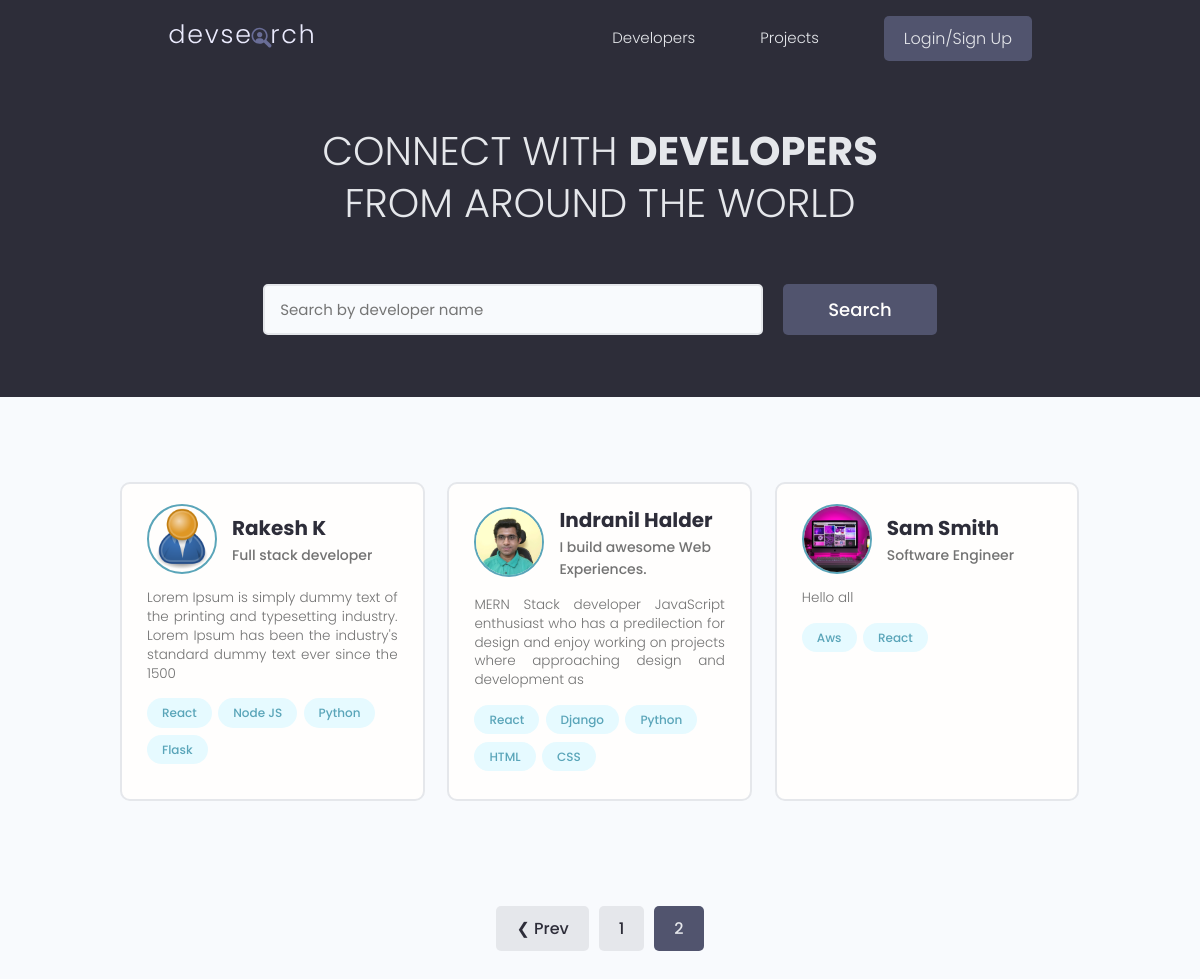
Screenshot of /?page=2 with the database file from the repository.
### users/models.py (models this page shows, shortened)
class Profile(models.Model):
    user = models.OneToOneField(
        User, on_delete=models.CASCADE, null=True, blank=True)
    name = models.CharField(max_length=200, blank=True, null=True)
    email = models.EmailField(max_length=500, blank=True, null=True)
    username = models.CharField(max_length=200, blank=True, null=True)
    location = models.CharField(max_length=200, blank=True, null=True)
    short_intro = models.CharField(max_length=200, blank=True, null=True)
    bio = models.TextField(blank=True, null=True)
    profile_image = models.ImageField(
        null=True, blank=True, upload_to='profiles/', default='profiles/user-default.png')
    social_github = models.CharField(max_length=200, blank=True, null=True)
    social_twitter = models.CharField(max_length=200, blank=True, null=True)
    social_linkedin = models.CharField(max_length=200, blank=True, null=True)
    social_youtube = models.CharField(max_length=200, blank=True, null=True)
    social_website = models.CharField(max_length=200, blank=True, null=True)
    created = models.DateTimeField(auto_now_add=True)
    id = models.UUIDField(default=uuid.uuid4, unique=True,
                          primary_key=True, editable=False)

class Skill(models.Model):
    owner = models.ForeignKey(
        Profile, on_delete=models.CASCADE, null=True, blank=True)
    name = models.CharField(max_length=200, blank=True, null=True)
    description = models.TextField(null=True, blank=True)
    created = models.DateTimeField(auto_now_add=True)
    id = models.UUIDField(default=uuid.uuid4, unique=True,
                          primary_key=True, editable=False)
    def __str__(self):
        return str(self.name)

### users/views.py (the view)
# urls.py: path('', views.profiles, name="profiles"),
def profiles(request):
    profiles, search_query = searchProfiles(request)
    custom_range, profiles = paginateProfiles(request, profiles, 3)
    context = {
        'profiles': profiles,
        'search_query': search_query,
        'custom_range': custom_range
    }
    return render(request, 'users/profiles.html', context)

### users/utils.py (called while the page is built)
def paginateProfiles(request, profiles, results):
    page = request.GET.get('page')
    paginator = Paginator(profiles, results)
    try:
        profiles = paginator.page(page)
    except PageNotAnInteger:
        page = 1
        profiles = paginator.page(page)
    except EmptyPage:
        page = paginator.num_pages
        profiles = paginator.page(page)
    leftIndex = (int(page) - 4)
    if (leftIndex < 1):
        leftIndex = 1
    rightIndex = (int(page) + 5)
    if rightIndex > paginator.num_pages:
        rightIndex = paginator.num_pages + 1
    custom_range = range(leftIndex, rightIndex)
    return custom_range, profiles

def searchProfiles(request):
    search_query = ''
    if request.GET.get('search_query'):
        search_query = request.GET.get('search_query')
    skills = Skill.objects.filter(name__icontains=search_query)
    profiles = Profile.objects.distinct().filter(
        Q(name__icontains=search_query) |
        Q(short_intro__icontains=search_query) |
        Q(skill__in=skills)
    )
    return profiles, search_query

### users/templates/users/profiles.html (shortened to what this page needs)
{% extends 'main.html' %}
{% block content %}
  <main class="home">
    <section class="hero-section text-center">
      <div class="container container--narrow">
        <div class="hero-section__box">
          <h2>CONNECT WITH <span>DEVELOPERS</span></h2>
          <h2>FROM AROUND THE WORLD</h2>
        </div>
        <div class="hero-section__search">
          <form id="searchForm" class="form" action="{% url 'profiles' %}" method="get">
            <div class="form__field">
              <input class="input input--text" id="formInput#search" type="text" name="search_query"
               value="{{ search_query }}" placeholder="Search by developer name" />
            </div>
            <input class="btn btn--sub btn--lg" type="submit" value="Search" />
          </form>
        </div>
      </div>
    </section>
    <section class="devlist">
      <div class="container">
        <div class="grid grid--three">
        {% for profile in profiles %}
          <div class="column card">
            <div class="dev">
              <a href="{% url 'user-profile' profile.id %}" class="card__body">
                <div class="dev__profile">
                  <img class="avatar avatar--md" src="{{ profile.profile_image.url }}" alt="image" />
                  <div class="dev__meta">
                    <h3>{{ profile.name }}</h3>
                    <h5>{{ profile.short_intro|slice:"60" }}</h5>
                  </div>
                </div>
                <p class="dev__info">{{ profile.bio|slice:"150" }}</p>
                <div class="dev__skills">
                    {% for skill in profile.skill_set.all|slice:"5" %}
                    <span class="tag tag--pill tag--main">
                        <small>{{ skill }}</small>
                      </span>
                    {% endfor %}
                </div>
              </a>
            </div>
          </div>
        {% endfor %}
        </div>
      </div>
    </section>
    {% include 'pagination.html' with queryset=profiles custom_range=custom_range %}
  </main>
{% endblock content %}

### static/styles/app.css (style rules this page uses)
:root { --color-sub: #2d2d39; }
.btn--sub { background-color: var(--color-sub-light); }
.card { border: 2px solid var(--color-light); }
img { width: 100%; }
.hero-section { height: 40vh; display: flex; align-items: center; background-color: var(--color-sub); }
.hero-section__box { margin-bottom: 4rem; }
.hero-section__box > h2, .hero-section__box > h2 > span { font-size: 4rem; color: var(--color-light); line-height: 1.3; text-transform: uppercase; }
.hero-section__box > h2 { font-weight: 300; }
.hero-section__box > h2 > span { font-weight: 700; }
.hero-section__search > .form { display: flex; align-items: center; justify-content: center; gap: 2rem; }
.hero-section__search > .form input.input--text { width: 50rem; }
.devlist { margin-top: 8rem; }
.devlist .grid { align-items: stretch; }
.devlist .dev .dev__profile { display: flex; align-items: center; gap: 1.5rem; }
.devlist .dev .dev__meta h3 { color: var(--color-sub); font-size: 2rem; font-weight: 700; }
.devlist .dev .dev__meta h5 { color: var(--color-text); font-size: 1.4rem; font-weight: 500; }
.devlist .dev .dev__info { margin: 1.5rem 0; font-size: 1.35rem; line-height: 1.4; text-align: justify; }

### static/uikit/styles/modules/_variables.css (style rules this page uses)
:root { --color-main: #5aa5b9; --color-main-light: #e6faff; --color-sub: #3f4156; --color-sub-light: #51546e; --color-sub-lighter: #ededfd; --color-text: #737373; --color-gray: #8b8b8b; --color-light: #e5e7eb; --color-light-gray: #767676; --color-bg: #f8fafd; --color-white: #fffefd; --color-white-light: #f3f3f3; --color-success: #359e64; --color-success-bg: #def8e8; --color-error: #fc4b0b; --color-error-bg: #fff2ee; --font-base: 'Poppins', arial, helvetica, 'Segoe UI', roboto, ubuntu, sans-serif; --font-monospace: 'Fira Code', 'Courier New', courier, monospace; --font-regular: 300; --font-medium: 500; --font-bold: 700; --generic-shadow: 1px 1px 5px #00000010; --generic-transition: all 0.3s ease-in-out; }

### static/uikit/styles/modules/_base.css (style rules this page uses)
* { margin: 0; padding: 0; box-sizing: border-box; text-rendering: optimizeLegibility; color: inherit; font-size: inherit; }
html { font-size: 50%; }
@media only screen and (min-width: 480px) { html { font-size: 56.25%; } }
@media only screen and (min-width: 1200px) { html { font-size: 62.5%; } }
body { line-height: 1.6; font-weight: 400; font-size: 1.5rem; color: var(--color-text); background-color: var(--color-bg); min-height: 100vh; }

### static/uikit/styles/modules/_typography.css (style rules this page uses)
* { font-family: var(--font-base); }
h2 { font-size: 3.6rem; font-weight: var(--font-bold); }
h3 { font-size: 3.2rem; font-weight: var(--font-medium); }
h5 { font-size: 2.4rem; font-weight: var(--font-medium); }
h5, h6 { font-weight: var(--font-regular); }
p, span, strong { font-size: 1.6rem; color: var(--color-text); font-weight: var(--font-regular); }
a { padding-bottom: 2px; text-decoration: none; display: inline-block; color: var(--color-main); font-weight: var(--font-medium); }

### static/uikit/styles/modules/_utilities.css (style rules this page uses)
.container { width: 92%; max-width: 165rem; margin: 0 auto; box-sizing: border-box; }
.container--narrow { width: 92%; max-width: 120rem; }
@media screen and (min-width: 1000px) { .container { width: 90%; } }
@media screen and (min-width: 1000px) { .container--narrow { width: 85%; } }
@media screen and (min-width: 1200px) { .container { width: 80%; } }
@media screen and (min-width: 1200px) { .container--narrow { width: 72%; } }
.text-center { text-align: center; }

### static/uikit/styles/modules/_avatar.css (style rules this page uses)
.avatar { border-radius: 50%; border: 2px solid var(--color-main); object-fit: cover; }
.avatar--md { height: 7rem; width: 7rem; }

### static/uikit/styles/modules/_button.css (style rules this page uses)
.btn { display: inline-block; position: relative; cursor: pointer; background-color: var(--color-light); font-weight: var(--font-medium); color: var(--color-sub); text-decoration: none; padding: 1rem 2rem; border-radius: 0.5rem; border: none; width: -webkit-fit-content; width: -moz-fit-content; width: fit-content; height: -webkit-fit-content; height: -moz-fit-content; height: fit-content; font-size: 1.6rem; outline-width: 0; outline-color: transparent; -webkit-backface-visibility: hidden; backface-visibility: hidden; transition: all 0.3s ease-in-out; }
.btn--sub { background-color: var(--color-sub); color: var(--color-white); }
.btn--lg { font-size: 1.8rem; padding: 1.2rem 4.5rem; }

### static/uikit/styles/modules/_card.css (style rules this page uses)
.card { border-radius: 1rem; background-color: var(--color-white); border: 1.5px solid var(--color-light); width: auto; height: auto; margin-top: 0.5rem; margin-bottom: 0.5rem; overflow: hidden; }
.card__body, .card__header { padding: 2rem 2.5rem; }

### rows the page displays
Profile: profile_image (placeholder picture), name "Rakesh K", short_intro "Full stack developer", bio "Lorem Ipsum is simply dummy text of the printing and typesetting industry. Lorem Ipsum has been the industry's standard dummy text ever since the 1500"
Skill: name "React"
Skill: name "Node JS"
Skill: name "Python"
Skill: name "Flask"
Profile: profile_image (picture), name "Indranil Halder", short_intro "I build awesome Web Experiences.", bio "MERN Stack developer JavaScript enthusiast who has a predilection for design and enjoy working on projects where approaching design and development as"
Skill: name "React"
Skill: name "Django"
Skill: name "Python"
Skill: name "HTML"
Skill: name "CSS"
Profile: profile_image (picture), name "Sam Smith", short_intro "Software Engineer", bio "Hello all"
Skill: name "Aws"
Skill: name "React"

### other values shown
{{ page }} "1"
{{ page }} "2"
